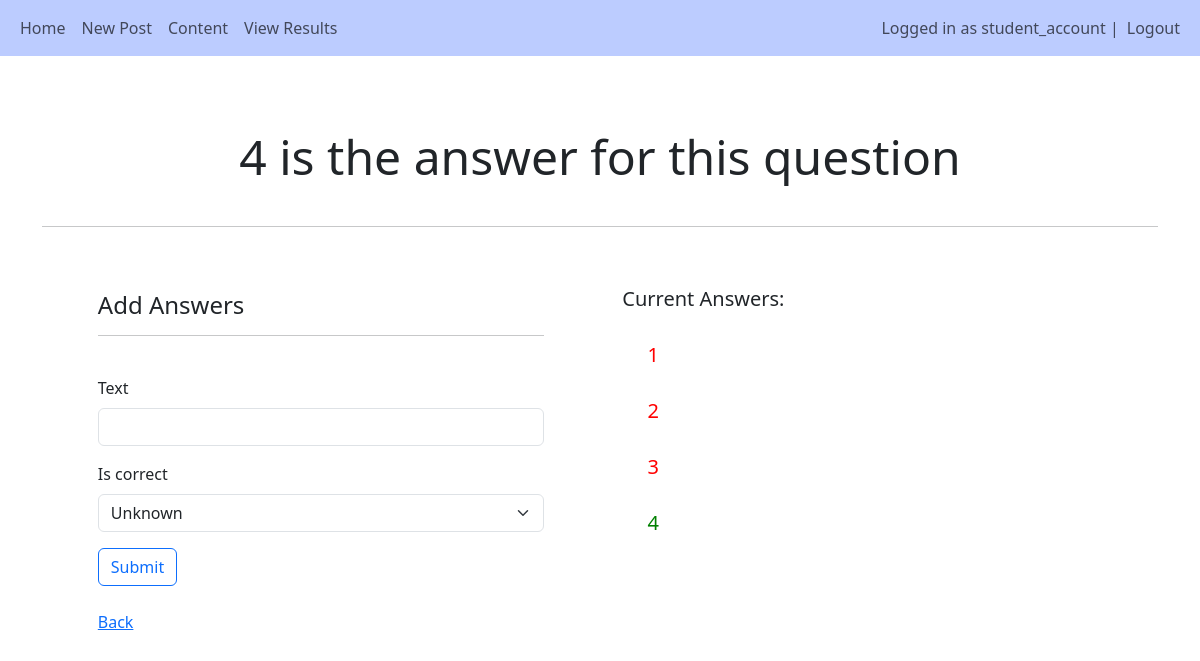
/home/answer_setup/1 (signed in), run on an earlier commit of the app's database.
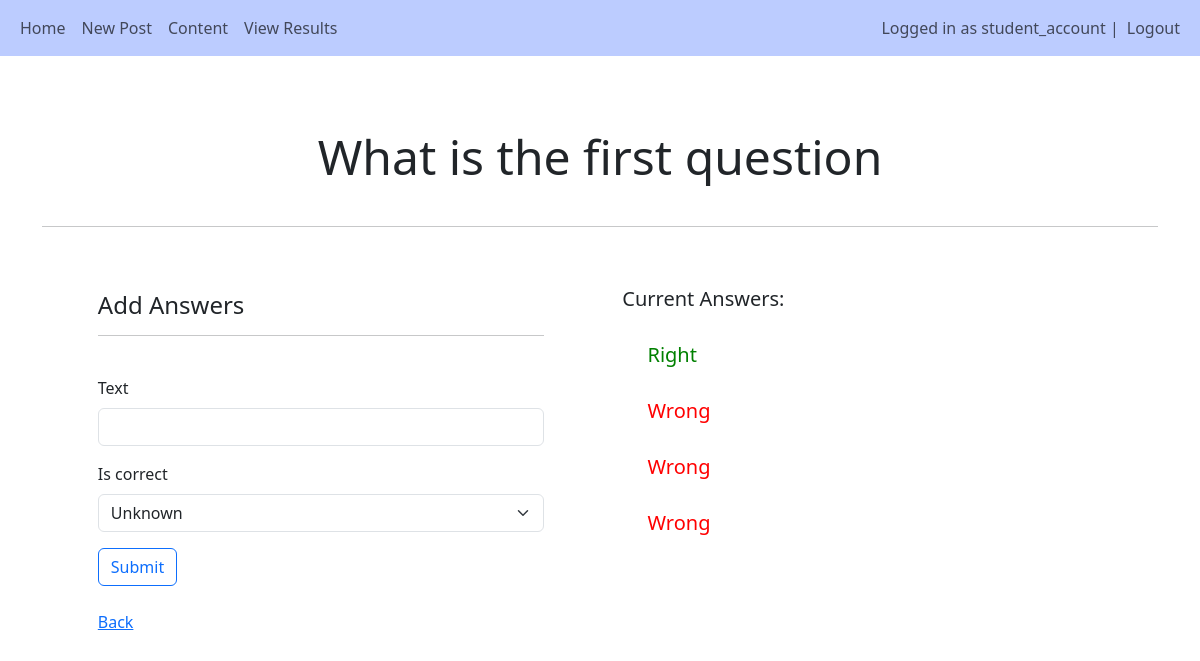
And on a later commit of the database.
### main/models.py (models this page shows, shortened)
class Question(models.Model):
    subject = models.ForeignKey(Subject, related_name="questions", on_delete=models.CASCADE)
    text = models.CharField('Question', max_length=255, blank=True)

class Answer(models.Model):
    question = models.ForeignKey(Question, related_name="answers", on_delete=models.CASCADE)
    text = models.CharField(max_length=255, null=True, blank=True)
    is_correct = models.BooleanField(null=True, blank=True)

### main/views.py (the view)
# urls.py: path('answer_setup/<int:pk>', views.answer_setup, name='answer_setup'),
@login_required(login_url="/login")
def answer_setup(request, pk):
    question = Question.objects.get(id=pk)
    answers = question.answers.all()
    if request.method == 'POST':
        form = AnswerForm(request.POST)
        if form.is_valid():
            answer = form.save(commit=False)
            answer.question = question
            answer.save()
            return redirect('/answer_setup/' + str(pk), {"answers":answers, "form":form, "question":question})
    else:
        form = AnswerForm()
    return render(request, 'main/subject/answer_setup.html', {"answers":answers, "form":form, "question":question})

### main/forms.py
class AnswerForm(forms.ModelForm):
    class Meta:
        model = Answer
        fields = ["text", "is_correct"]

### main/templates/main/subject/answer_setup.html (shortened to what this page needs)
{% extends 'main/base.html'%}
{% load crispy_forms_tags %}
{% block content %}
<br><br>
<div>
    <h4 style="margin:auto; text-align:center" class="display-5">{{question.text}}</h4><br><hr>
    <div style="float:left; width:40%; margin-left:5%">
        <br><br>
        <h4>Add Answers</h4>
        <hr><br>
        <form method='POST'>
            {{form|crispy}}
            <button type="sumbit" class="btn btn-outline-primary" name="submitform" >Submit</button>
        </form><br>
        <a href="{% url 'question_setup' question.subject.pk %}">Back</a>
    </div>
</div>
<div style="float:right; width:45%; margin-top:20px; margin-right:3%"><br>
    <h5>Current Answers:</h5><br>
        <div style="margin-left:5%">
        {% for answer in answers%}
            {% if answer.is_correct %}
            <h5 style="color:green">{{answer.text}}</h5>
            {% else %}
            <h5 style="color:red">{{answer.text}}</h5>
            {% endif %}
            <br>
        {% empty %}
        <p>This question currently has no answers...</p>
        {% endfor %}
        </div>
{% endblock %}

What changed in the data, as far as the page shows it:
changed Question: text "4 is the answer for this question" → "What is the first question"
changed Answer: is_correct False → True (drawn); text "1" → "Right"
changed Answer (number 2 of 4 on the later page): text "2" → "Wrong"
changed Answer (number 3 of 4 on the later page): text "3" → "Wrong"
changed Answer (number 4 of 4 on the later page): is_correct True → False (drawn); text "4" → "Wrong"
